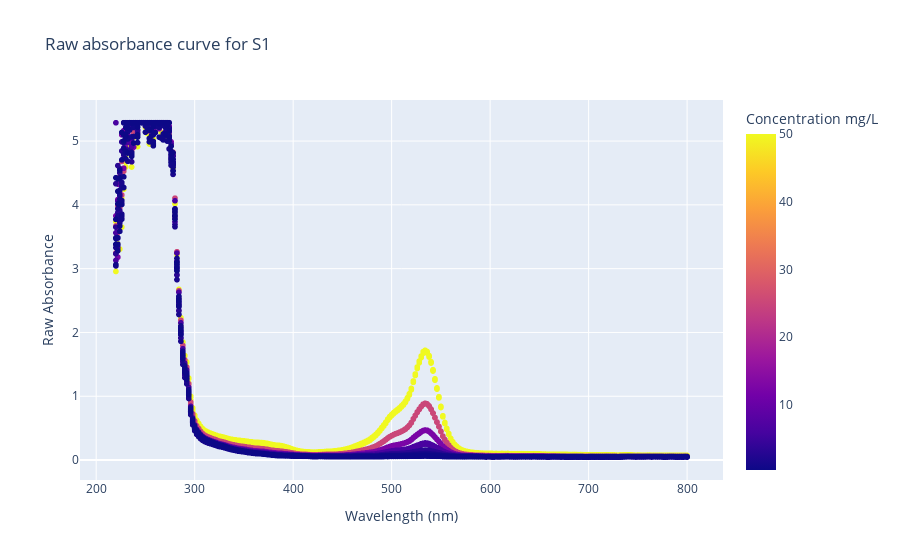
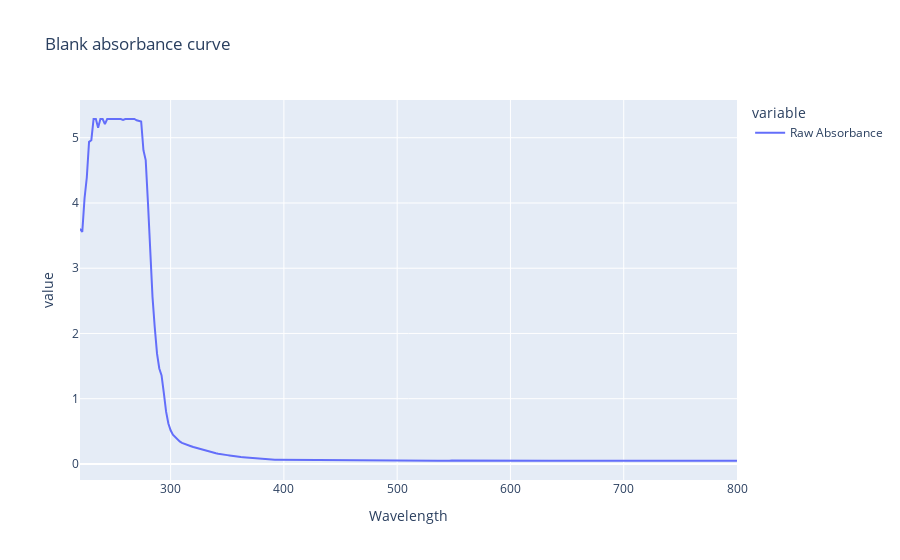
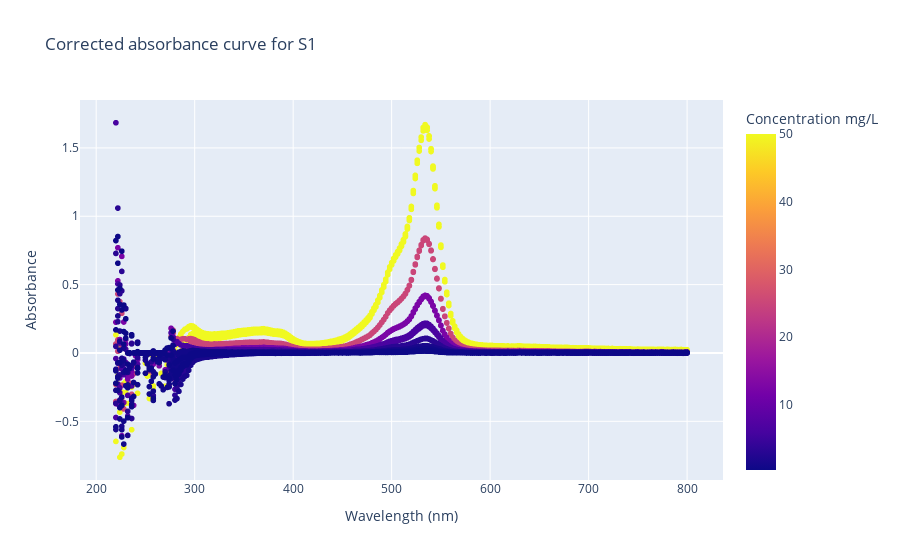

Notebook source saved alongside these figures, in order:
### Code cell
fig = px.scatter( df_S1, 
                 x = "Wavelength", 
                 y = "Raw Absorbance", 
                 color = "Concentration mg/L", 
                 labels={
                     "Wavelength": "Wavelength (nm)",
                 },
                 title = "Raw absorbance curve for S1")
fig.show()

fig = px.line( mean_abs_blank, 
                 title = "Blank absorbance curve")
fig.show()

fig = px.scatter( df_S1, 
                 x = "Wavelength", 
                 y = "Absorbance", 
                 color = "Concentration mg/L", 
                 labels={
                     "Wavelength": "Wavelength (nm)",
                 },
                 title = "Corrected absorbance curve for S1")
fig.show()

### Figure 1 — Plotly figure (JSON) as saved in the notebook; plotly's stock layout.template omitted (floating-point values rounded to 4 significant figures; data arrays with more than 128 entries replaced by an {"elided": "..."} marker saying what was removed)
{"data": [{"hovertemplate": "Wavelength (nm)=%{x}<br>Raw Absorbance=%{y}<br>Concentration mg/L=%{marker.color}<extra></extra>", "legendgroup": "", "marker": {"color": {"elided": "6984 float values"}, "coloraxis": "coloraxis", "symbol": "circle"}, "mode": "markers", "name": "", "showlegend": false, "type": "scattergl", "x": {"elided": "6984 int values"}, "xaxis": "x", "y": {"elided": "6984 float values"}, "yaxis": "y"}], "layout": {"coloraxis": {"colorbar": {"title": {"text": "Concentration mg/L"}}, "colorscale": [[0, "#0d0887"], [0.1111, "#46039f"], [0.2222, "#7201a8"], [0.3333, "#9c179e"], [0.4444, "#bd3786"], [0.5556, "#d8576b"], [0.6667, "#ed7953"], [0.7778, "#fb9f3a"], [0.8889, "#fdca26"], [1, "#f0f921"]]}, "legend": {"tracegroupgap": 0}, "title": {"text": "Raw absorbance curve for S1"}, "xaxis": {"anchor": "y", "domain": [0, 1], "title": {"text": "Wavelength (nm)"}}, "yaxis": {"anchor": "x", "domain": [0, 1], "title": {"text": "Raw Absorbance"}}}}

### Figure 2 — Plotly figure (JSON) as saved in the notebook; plotly's stock layout.template omitted (floating-point values rounded to 4 significant figures; data arrays with more than 128 entries replaced by an {"elided": "..."} marker saying what was removed)
{"data": [{"hovertemplate": "variable=Raw Absorbance<br>Wavelength=%{x}<br>value=%{y}<extra></extra>", "legendgroup": "Raw Absorbance", "line": {"color": "#636efa", "dash": "solid"}, "marker": {"symbol": "circle"}, "mode": "lines", "name": "Raw Absorbance", "orientation": "v", "showlegend": true, "type": "scatter", "x": {"elided": "291 int values"}, "xaxis": "x", "y": {"elided": "291 float values"}, "yaxis": "y"}], "layout": {"legend": {"title": {"text": "variable"}, "tracegroupgap": 0}, "title": {"text": "Blank absorbance curve"}, "xaxis": {"anchor": "y", "domain": [0, 1], "title": {"text": "Wavelength"}}, "yaxis": {"anchor": "x", "domain": [0, 1], "title": {"text": "value"}}}}

### Figure 3 — Plotly figure (JSON) as saved in the notebook; plotly's stock layout.template omitted (floating-point values rounded to 4 significant figures; data arrays with more than 128 entries replaced by an {"elided": "..."} marker saying what was removed)
{"data": [{"hovertemplate": "Wavelength (nm)=%{x}<br>Absorbance=%{y}<br>Concentration mg/L=%{marker.color}<extra></extra>", "legendgroup": "", "marker": {"color": {"elided": "6984 float values"}, "coloraxis": "coloraxis", "symbol": "circle"}, "mode": "markers", "name": "", "showlegend": false, "type": "scattergl", "x": {"elided": "6984 int values"}, "xaxis": "x", "y": {"elided": "6984 float values"}, "yaxis": "y"}], "layout": {"coloraxis": {"colorbar": {"title": {"text": "Concentration mg/L"}}, "colorscale": [[0, "#0d0887"], [0.1111, "#46039f"], [0.2222, "#7201a8"], [0.3333, "#9c179e"], [0.4444, "#bd3786"], [0.5556, "#d8576b"], [0.6667, "#ed7953"], [0.7778, "#fb9f3a"], [0.8889, "#fdca26"], [1, "#f0f921"]]}, "legend": {"tracegroupgap": 0}, "title": {"text": "Corrected absorbance curve for S1"}, "xaxis": {"anchor": "y", "domain": [0, 1], "title": {"text": "Wavelength (nm)"}}, "yaxis": {"anchor": "x", "domain": [0, 1], "title": {"text": "Absorbance"}}}}
